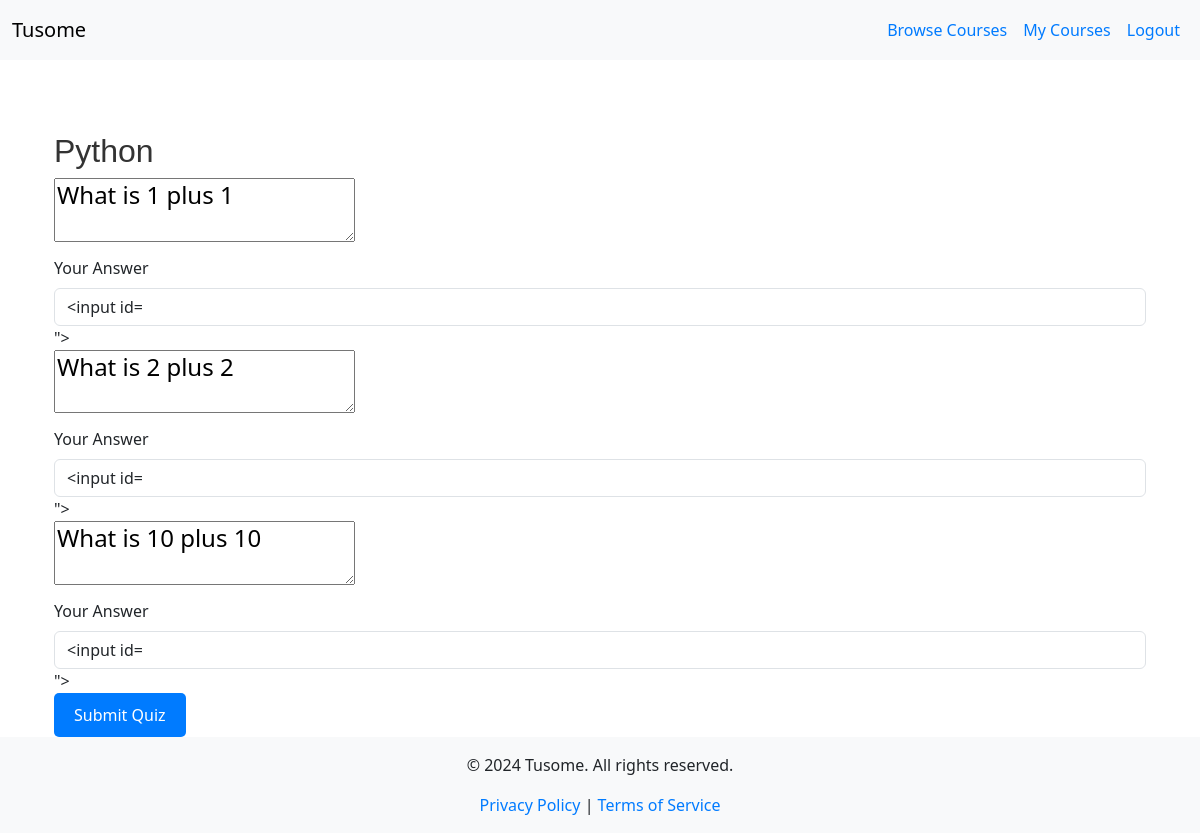
Page /course/1/quiz/1 (signed in) on the earlier database version.
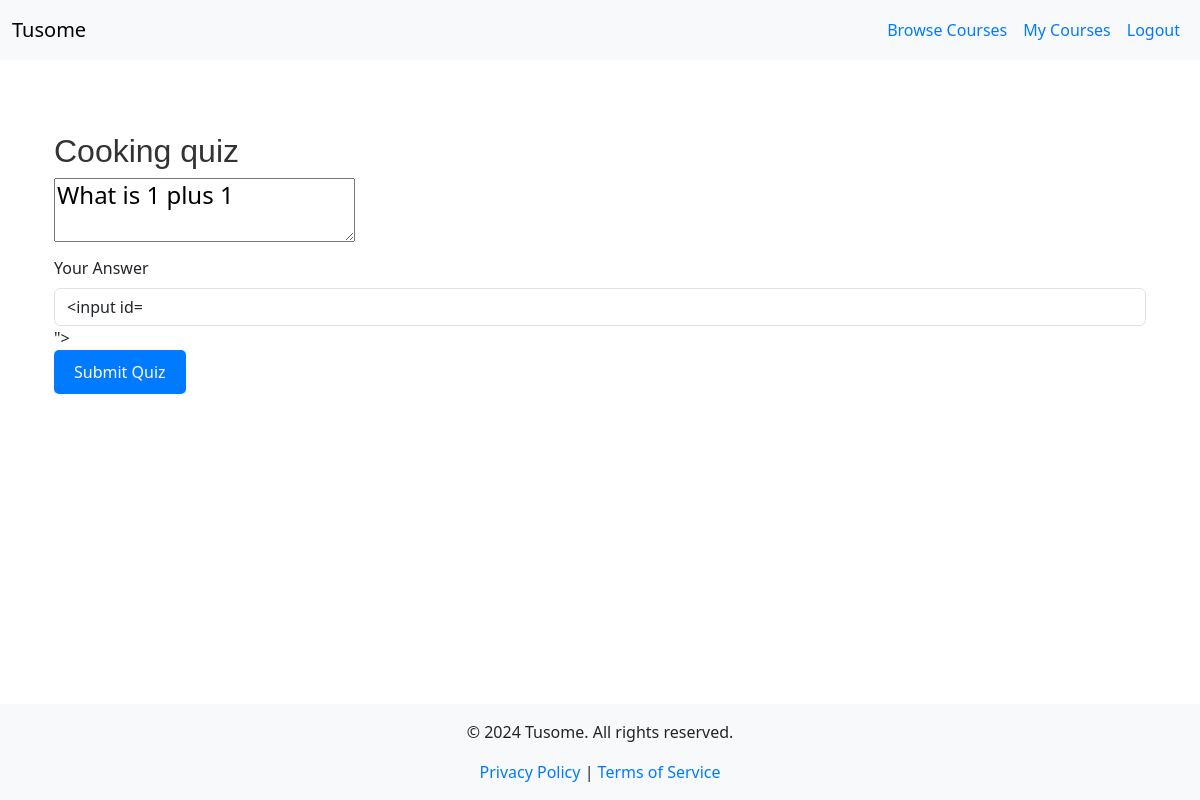
Same page on the later database version.
### models.py (models this page shows)
class Quiz(db.Model):
    id = db.Column(db.Integer, primary_key=True)
    course_id = db.Column(db.Integer, db.ForeignKey('course.id'), nullable=False)
    title = db.Column(db.String(200), nullable=False)
    status = db.Column(db.String(20), nullable=False)
    course = db.relationship('Course', back_populates='quizzes')
    questions = db.relationship('Question', back_populates='quiz', lazy=True)
    quiz_submissions = db.relationship('QuizSubmission', back_populates='quiz', lazy=True)

class Question(db.Model):
    id = db.Column(db.Integer, primary_key=True)
    question_text = db.Column(db.Text, nullable=False)
    correct_answer = db.Column(db.String(200), nullable=False)
    quiz_id = db.Column(db.Integer, db.ForeignKey('quiz.id'), nullable=False)
    quiz = db.relationship('Quiz', back_populates='questions')
    quiz_submissions = db.relationship('QuizSubmission', back_populates='question', lazy=True)

### app.py (the view, shortened to what this page needs)
@app.route('/course/<int:course_id>/quiz/<int:quiz_id>', methods=['GET', 'POST'])
@login_required
def take_quiz(course_id, quiz_id):
    if current_user.role != RoleEnum.STUDENT:
        flash('You are not authorized to access this page.')
        return redirect(url_for('index'))
    course = Course.query.get_or_404(course_id)
    quiz = Quiz.query.get_or_404(quiz_id)
    form = QuizForm()
    if request.method == 'GET':
        form.questions.entries.clear()
        for question in quiz.questions:
            question_form = QuestionForm()
            question_form.question_text.data = question.question_text  # This should set the correct question text
            form.questions.append_entry(question_form)
    return render_template('take_quiz.html', course=course, quiz=quiz, form=form)

### forms.py (shortened to what this page needs)
class QuizForm(FlaskForm):
    title = StringField('Title', validators=[DataRequired()])
    status = SelectField('Status', choices=[('Active', 'Active'), ('Inactive', 'Inactive')], validators=[DataRequired()])
    questions = FieldList(FormField(QuestionForm), min_entries=1)
    submit = SubmitField('Create Quiz')

class QuestionForm(FlaskForm):
    question_text = TextAreaField('Question', validators=[DataRequired()])
    answer = StringField('Your Answer')
    correct_answer = StringField('Correct Answer', validators=[DataRequired()])
    submit = SubmitField('Add Question')

### app.py (called while the page is built)
@app.context_processor
def inject_current_year():
    return {'current_year': datetime.utcnow().year}

@login_manager.user_loader
def load_user(user_id):
    return User.query.get(int(user_id))

@app.context_processor
def inject_roleenum():
    return dict(RoleEnum=RoleEnum)

### templates/take_quiz.html (shortened to what this page needs)
{% extends "base.html" %}
{% block content %}
<div class="container mt-5">
    <h2>{{ quiz.title }}</h2>
    <form method="POST" action="{{ url_for('submit_quiz', course_id=course.id, quiz_id=quiz.id) }}">
        {% for question_form in form.questions %}
            <div class="form-group">
                <h4>{{ question_form.question_text.data }}</h4>
                {{ question_form.answer.label(class="form-label") }}
                {{ question_form.answer(class="form-control") }}
            </div>
        {% endfor %}
        <button type="submit" class="btn btn-primary">Submit Quiz</button>
    </form>
</div>
{% endblock %}

Differences in the rows shown:
no longer on this page (row edited): Question: question_text "What is 2 plus 2"
removed Question: question_text "What is 10 plus 10"
changed Quiz: title "Python" → "Cooking quiz"
Other differences:
list line gone: "Your Answer <input id= \">"
